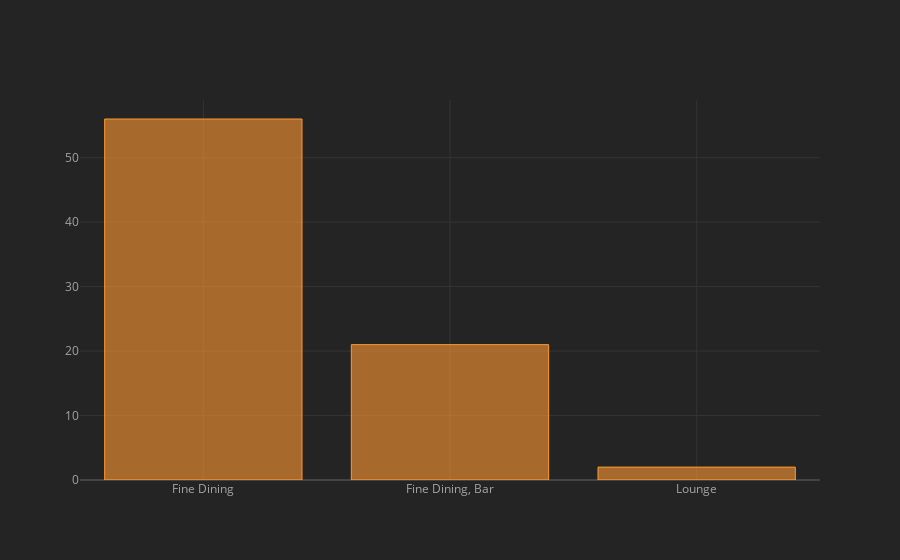

The code cell stored with this chart in its notebook:
### Markdown cell above
Majority of Expensive Restaurants are located in Residency Road

### Code cell
df[df.cost>3000].rest_type.value_counts().iplot(kind="bar")

### Figure 1 — Plotly figure (JSON) as saved in the notebook; plotly's stock layout.template omitted (floating-point values rounded to 4 significant figures)
{"data": [{"marker": {"color": "rgba(255, 153, 51, 0.6)", "line": {"color": "rgba(255, 153, 51, 1.0)", "width": 1}}, "name": "rest_type", "orientation": "v", "text": "", "type": "bar", "x": ["Fine Dining", "Fine Dining, Bar", "Lounge"], "y": [56, 21, 2]}], "layout": {"legend": {"bgcolor": "#242424", "font": {"color": "#F4F4F4"}}, "paper_bgcolor": "#242424", "plot_bgcolor": "#242424", "title": {"font": {"color": "#F4F4F4"}}, "xaxis": {"gridcolor": "#343434", "showgrid": true, "tickfont": {"color": "#A4A4A4"}, "title": {"font": {"color": "#A4A4A4"}, "text": ""}, "zerolinecolor": "#444444"}, "yaxis": {"gridcolor": "#343434", "showgrid": true, "tickfont": {"color": "#A4A4A4"}, "title": {"font": {"color": "#A4A4A4"}, "text": ""}, "zerolinecolor": "#444444"}}}
